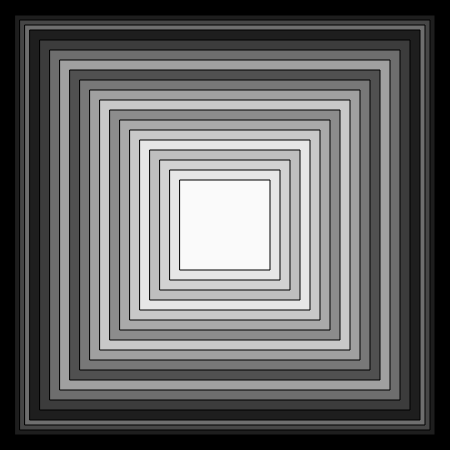
Frame 1 (no input)
Frame 60 (no input): identical to frame 1, image omitted
Frame 120 (the mouse pressed at the canvas centre since frame 60): identical to frame 1, image omitted

The p5.js sketch that drew this single still picture (run headless with seeded random() and noise() and a simulated clock; from frame 60 on, the mouse is pressed at the canvas centre):

// p5.js sketch
// ── sketch.js
function setup() {
  createCanvas(450, 450);
}

function draw() {
  background(0);
  
  rectMode(RADIUS);
  fill(30);
  rect(225, 225, 210, 210);
  
  rectMode(RADIUS);
  fill(70);
  rect(225, 225, 205, 205);
  
  rectMode(RADIUS);
  fill(110);
  rect(225, 225, 200, 200);
  
  rectMode(RADIUS);
  fill(30);
  rect(225, 225, 195, 195);
  
  rectMode(RADIUS);
  fill(60);
  rect(225, 225, 185, 185);
  
  rectMode(RADIUS);
  fill(110);
  rect(225, 225, 175, 175);
  
  rectMode(RADIUS);
  fill(160);
  rect(225, 225, 165, 165);
  
  rectMode(RADIUS);
  fill(80);
  rect(225, 225, 155, 155);
  
  rectMode(RADIUS);
  fill(120);
  rect(225, 225, 145, 145);
  
  rectMode(RADIUS);
  fill(160);
  rect(225, 225, 135, 135);
  
  rectMode(RADIUS);
  fill(200);
  rect(225, 225, 125, 125);
  
  rectMode(RADIUS);
  fill(140);
  rect(225, 225, 115, 115);
  
  rectMode(RADIUS);
  fill(170);
  rect(225, 225, 105, 105);
  
  rectMode(RADIUS);
  fill(200);
  rect(225, 225, 95, 95);
  
  rectMode(RADIUS);
  fill(230);
  rect(225, 225, 85, 85);
  
  rectMode(RADIUS);
  fill(190);
  rect(225, 225, 75, 75);
  
  rectMode(RADIUS);
  fill(210);
  rect(225, 225, 65, 65);
  
  rectMode(RADIUS);
  fill(230);
  rect(225, 225, 55, 55);
  
  rectMode(RADIUS);
  fill(250);
  rect(225, 225, 45, 45);
  
}
